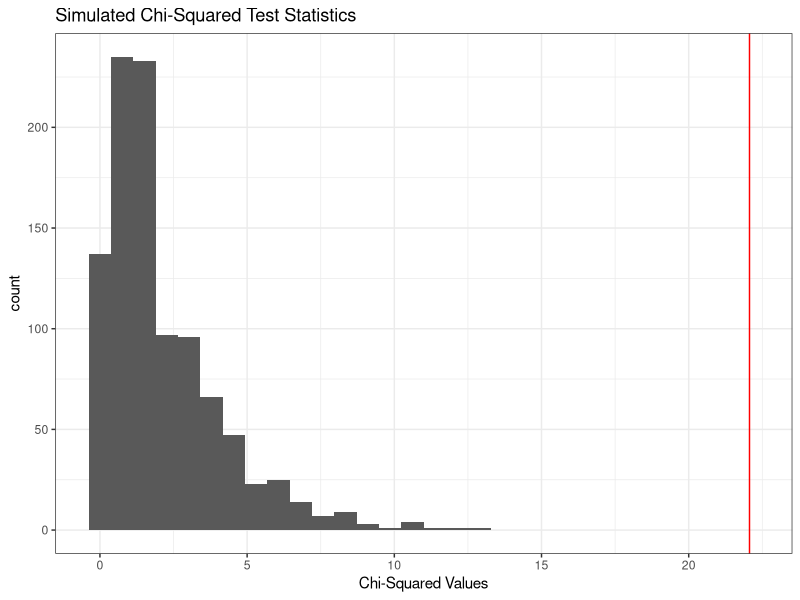
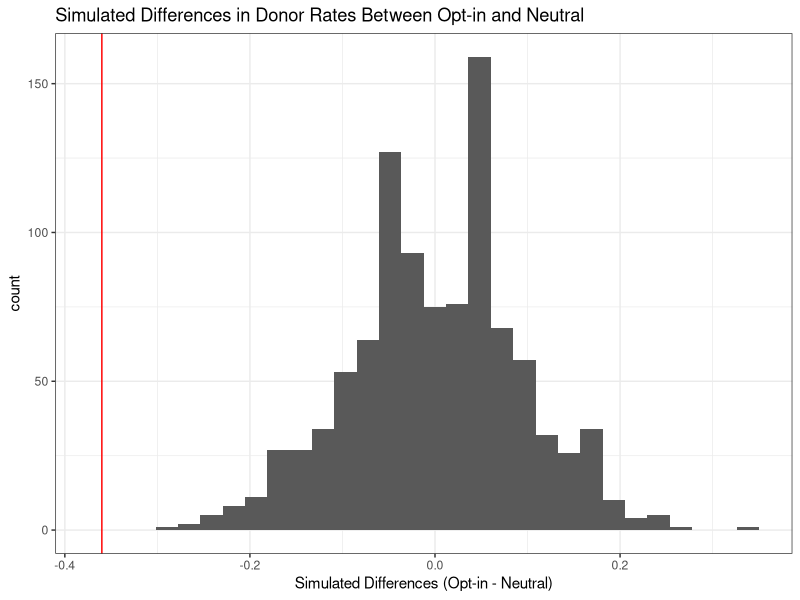
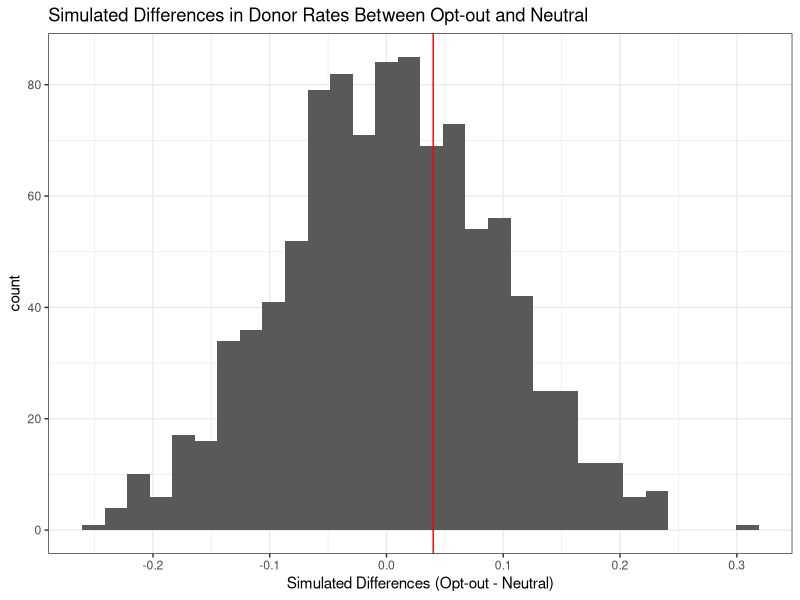

Source code (R) for these figures, in order:
## ---- chunk 1
#| include: false

library(tidyverse)
## ---- chunk 2
#| include: false

#data#

organ_data <- tibble(option = rep(c("Opt-in", "Opt-out", "Neutral"), each = 50),
                       choice = c(rep("Donor", 21), rep("Non-Donor", 29), 
                                   rep("Donor", 41), rep("Non-Donor", 9),
                                  rep("Donor", 39), rep("Non-Donor", 11)))
print(organ_data, n = Inf)

sample(organ_data$option)
## ---- chunk 3
#| include: false

#function#

histogram <- function(dataset, xvar, value, title, x)  {
  ggplot() +
    geom_histogram(data = dataset, mapping = aes(x = {{ xvar }})) +
    geom_vline(xintercept = value, color = "red") +
    labs(title = title, x = x) +
    theme_bw()
    }
## ---- chunk 4
#| include: false

organ_summary <- organ_data |>
  group_by(option) |>
  summarize(prop_donor = mean(choice == "Donor"))
## ---- chunk 5
#| include: FALSE
chisq_p <- chisq.test(table(organ_data))$p.value
chisq_s <- chisq.test(table(organ_data))$statistic
## ---- chunk 6
#| include: FALSE

#simulation#

chisq2 <- vector("double", 1000)
for(i in 1:1000) {
  organ_data2 <- organ_data |>
    mutate(option = sample(option)) 
  chisq2[i] <- chisq.test(table(organ_data2))$statistic}
## ---- chunk 7
#| echo: FALSE
#| warning: FALSE
null_hypothesis2 <- tibble(chisq2 = chisq2)

histogram(dataset = null_hypothesis2, xvar = chisq2, value = chisq_s, title = "Simulated Chi-Squared Test Statistics", x = "Chi-Squared Values")

p_value2 <- sum(abs(chisq2) >= abs(chisq_s)) / 1000
p_value2
## ---- chunk 8
#| include: false 
#opt in vs neutral#

organ_summary1 <- organ_data |>
  group_by(option) |>
  summarize(prop_donor = mean(choice == "Donor"))
observed_diff1 <- organ_summary1[[2]][2] - organ_summary1[[2]][1]

## ---- chunk 9
#| include: false

#simulation#

simulated_diffs1 <- vector("double", 1000)
for(i in 1:1000) {
  organ_summary1 <- organ_data |>
    mutate(option = sample(option)) |>
    group_by(option) |>
    summarize(prop_donor = mean(choice == "Donor"))
  simulated_diffs1[[i]] <- organ_summary1[[2]][2] - organ_summary1[[2]][1]}
## ---- chunk 10
#| warning: false
#| echo: false
null_hypothesis1 <- tibble(simulated_diffs1 = simulated_diffs1)

histogram(dataset = null_hypothesis1, xvar = simulated_diffs1, value = observed_diff1, title = "Simulated Differences in Donor Rates Between Opt-in and Neutral", x = "Simulated Differences (Opt-in - Neutral)")

p_value1 <- sum(abs(simulated_diffs1) >= abs(observed_diff1)) / 1000
p_value1
## ---- chunk 11
#| include: false
#opt-out vs neutral#
organ_summary3 <- organ_data |>
  group_by(option) |>
  summarize(prop_donor = mean(choice == "Donor"))
observed_diff3 <- organ_summary3[[2]][3] - organ_summary3[[2]][1]
## ---- chunk 12
#| include: false

#simulation#

simulated_diffs3 <- vector("double", 1000)
for(i in 1:1000) {
  organ_summary3 <- organ_data |>
    mutate(option = sample(option)) |>
    group_by(option) |>
    summarize(prop_donor = mean(choice == "Donor"))
  simulated_diffs3[[i]] <- organ_summary3[[2]][3] - organ_summary3[[2]][1]}
## ---- chunk 13
#| warning: false
#| echo: false
null_hypothesis3 <- tibble(simulated_diffs3 = simulated_diffs3)

histogram(dataset = null_hypothesis3, xvar = simulated_diffs3, value = observed_diff3, title = "Simulated Differences in Donor Rates Between Opt-out and Neutral", x = "Simulated Differences (Opt-out - Neutral)")

p_value3 <- sum(abs(simulated_diffs3) >= abs(observed_diff3)) / 1000
p_value3
